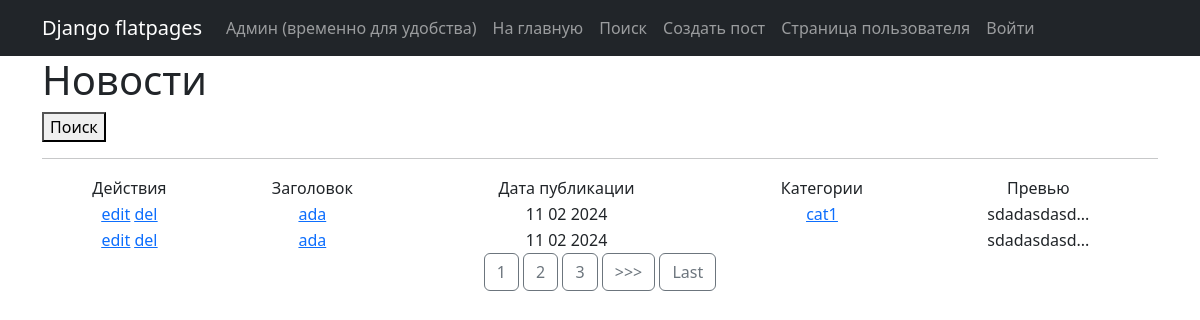
The page /news/ on the database as committed earlier.
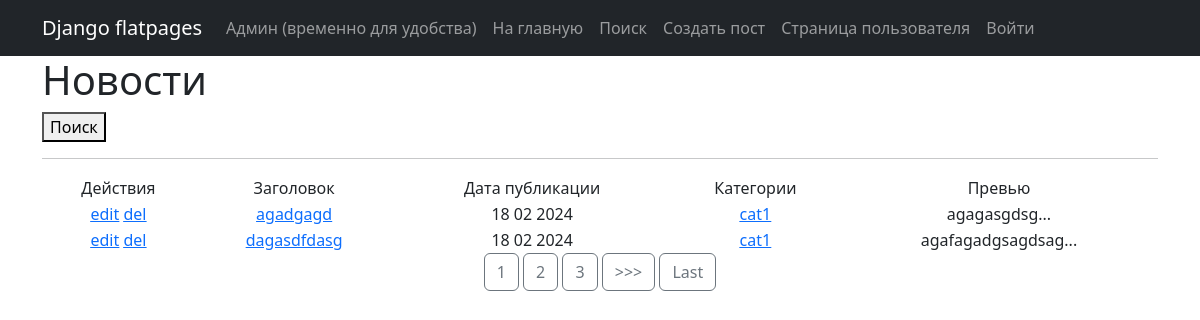
The same page on the database as committed later.
### news/models.py (models this page shows, shortened)
class Post(models.Model):
    author = models.ForeignKey(Authors, on_delete=models.CASCADE)
    articleORnews = models.BooleanField()  # article true / news false
    date_time = models.DateTimeField(auto_now_add=True)
    m_to_m_cat = models.ManyToManyField(Category, through="PostCategory")
    name = models.CharField(max_length=255)
    text = models.TextField()
    rating = models.IntegerField(default=0)
    def preview(self):
        if not self.text:
            return 'No text'
        else:
            return self.text[:50] + '...'
    def self_name(self):
        if not self.name:
            return 'No name'
        else:
            return self.name

class Category(models.Model):
    CatName = models.CharField(max_length=50, unique=True)
    subs = models.ManyToManyField(User, related_name='cats')
    def __str__(self):
        return self.CatName

### news/views.py (the view)
# urls.py: path('', NewsList.as_view(), name='main'),
class NewsList(ListView):
    model = Post
    ordering = '-date_time'
    template_name = 'news.html'
    context_object_name = 'news'
    paginate_by = 2
    def get_context_data(self, **kwargs):
        context = super().get_context_data(**kwargs)
        context['filter'] = NewsFilter(self.request.GET, queryset=self.get_queryset())
        context['form'] = NewsForm()
        return context

### templates/news.html (shortened to what this page needs)
{% extends 'flatpages/default.html' %}
{% block content %}
    <div class="col-lg-12 text-start">
    <h1>Новости</h1>
        <form action="search">
    <button>Поиск</button>
</form>
    <hr>
    {% if news %}
       <div class="col-lg-12 text-center">
       <table class="col-lg-12 text-center">
           <tr>
               <td>
                   Действия
               </td>
               <td>
                   Заголовок
               </td>
               <td>
                   Дата публикации
               </td>
               <td>
                   Категории
               </td>
               <td>
                   Превью
               </td>
           </tr>
           {% for post in news %}
           <tr>
               <td>
                   <a href="{% url 'post_update' post.id %}"><u>edit</u></a>
                   <a href="{% url 'post_delete' post.id %}"><u> del </u></a>
               </td>
               <td>
                   <a href="{% url 'post_detail' post.id %}">{{ post.self_name }}</a>
               </td>
               <td>
                   {{ post.date_time|date:'d m Y' }}
               </td>
               <td>
                   {% for cats in post.m_to_m_cat.all %}
                   <a href="{% url 'catlist' cats.id %}"><u>{{ cats }}</u></a>
                   {% endfor %}
               </td>
               <td>
                   {{ post.preview }}
               </td>
           </tr>
           {% endfor %}
       </table>
       </div>
    {% else %}
        <h2>Нет новостей</h2>
    {% endif %}
    </div>
<div class="col-lg-12 text-center">
{% if is_paginated %}
    {% for num in page_obj.paginator.page_range %}
        {% if page_obj.number == num %}
            <a class="btn btn-outline-secondary btn-sn">{{ num }}</a>
        {% elif num > page_obj.number|add:'-3' and num < page_obj.number|add:'3' %}            <a href="?page={{ num }}" class="btn btn-outline-secondary btn-sn">{{ num }}</a>
        {% endif %}
    {% endfor %}
    {% if page_obj.has_next %}
        <a href="?page={{ page_obj.next_page_number }}" class="btn btn-outline-secondary btn-sn">>>></a>
        <a href="?page={{ page_obj.paginator.num_pages }}" class="btn btn-outline-secondary btn-sn">Last</a>
    {% endif %}
{% endif %}
    </div>
{% endblock content %}

Rows that differ between the two databases and show on the page:
no longer on this page (row unchanged): Post: self_name "ada", date_time "11 02 2024", preview "sdadasdasd...", Category (CatName "cat1")
no longer on this page (row unchanged): Post: self_name "ada", date_time "11 02 2024", preview "sdadasdasd..."
added Post: self_name "agadgagd", date_time "18 02 2024", preview "agagasgdsg...", Category (CatName "cat1")
added Post: self_name "dagasdfdasg", date_time "18 02 2024", preview "agafagadgsagdsag...", Category (CatName "cat1")
